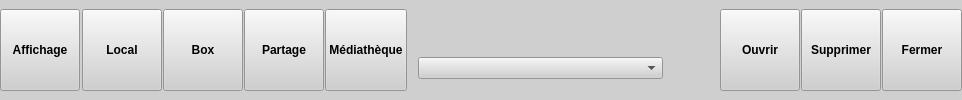
    <widget class="QFrame" name="frmCompletHaut">
     <property name="sizePolicy">
      <sizepolicy hsizetype="Preferred" vsizetype="Minimum">
       <horstretch>0</horstretch>
       <verstretch>0</verstretch>
      </sizepolicy>
     </property>
     <property name="minimumSize">
      <size>
       <width>30</width>
       <height>90</height>
      </size>
     </property>
     <property name="maximumSize">
      <size>
       <width>16777215</width>
       <height>16777215</height>
      </size>
     </property>
     <property name="styleSheet">
      <string notr="true">background-color:#cfcfcf;</string>
     </property>
     <property name="frameShape">
      <enum>QFrame::NoFrame</enum>
     </property>
     <property name="frameShadow">
      <enum>QFrame::Plain</enum>
     </property>
     <property name="lineWidth">
      <number>0</number>
     </property>
     <layout class="QGridLayout" name="gridLayout_8">
      <property name="leftMargin">
       <number>0</number>
      </property>
      <property name="topMargin">
       <number>0</number>
      </property>
      <property name="rightMargin">
       <number>0</number>
      </property>
      <property name="bottomMargin">
       <number>0</number>
      </property>
      <property name="horizontalSpacing">
       <number>1</number>
      </property>
      <property name="verticalSpacing">
       <number>0</number>
      </property>
      <item row="0" column="2">
       <widget class="QFrame" name="separationVH1">
        <property name="minimumSize">
         <size>
          <width>0</width>
          <height>0</height>
         </size>
        </property>
        <property name="maximumSize">
         <size>
          <width>3</width>
          <height>16777215</height>
         </size>
        </property>
        <property name="styleSheet">
         <string notr="true">background-color:#e5e6e1;</string>
        </property>
        <property name="frameShape">
         <enum>QFrame::NoFrame</enum>
        </property>
        <property name="frameShadow">
         <enum>QFrame::Raised</enum>
        </property>
       </widget>
      </item>
      <item row="0" column="8">
       <widget class="QFrame" name="separationVH2">
        <property name="minimumSize">
         <size>
          <width>0</width>
          <height>0</height>
         </size>
        </property>
        <property name="maximumSize">
         <size>
          <width>3</width>
          <height>16777215</height>
         </size>
        </property>
        <property name="styleSheet">
         <string notr="true">background-color:#e5e6e1;</string>
        </property>
        <property name="frameShape">
         <enum>QFrame::NoFrame</enum>
        </property>
        <property name="frameShadow">
         <enum>QFrame::Raised</enum>
        </property>
       </widget>
      </item>
      <item row="0" column="3">
       <widget class="AbulEduFlatBoutonV1" name="btnMonPC">
        <property name="sizePolicy">
         <sizepolicy hsizetype="Preferred" vsizetype="Preferred">
          <horstretch>0</horstretch>
          <verstretch>0</verstretch>
         </sizepolicy>
        </property>
        <property name="minimumSize">
         <size>
          <width>0</width>
          <height>0</height>
         </size>
        </property>
        <property name="maximumSize">
         <size>
          <width>120</width>
          <height>110</height>
         </size>
        </property>
        <property name="font">
         <font>
          <pointsize>9</pointsize>
          <weight>75</weight>
          <bold>true</bold>
         </font>
        </property>
        <property name="autoFillBackground">
         <bool>false</bool>
        </property>
        <property name="text">
         <string>Local</string>
        </property>
        <property name="checkable">
         <bool>true</bool>
        </property>
        <property name="autoExclusive">
         <bool>true</bool>
        </property>
        <property name="IconeNormale" stdset="0">
         <string notr="true">:/abuleduboxfilemanagerv1/disqueDur</string>
        </property>
        <property name="IconeSurvol" stdset="0">
         <string notr="true">:/abuleduboxfilemanagerv1/disqueDurHover</string>
        </property>
        <property name="IconePressed" stdset="0">
         <string notr="true">:/abuleduboxfilemanagerv1/disqueDurPressed</string>
        </property>
        <property name="IconeDisabled" stdset="0">
         <string notr="true">:/abuleduboxfilemanagerv1/disqueDurDisabled</string>
        </property>
        <property name="BackgroundAlignment" stdset="0">
         <string notr="true">center top</string>
        </property>
        <property name="TextePaddingLeft" stdset="0">
         <double>-5.000000000000000</double>
        </property>
        <property name="TextePaddingRight" stdset="0">
         <double>-10.000000000000000</double>
        </property>
        <property name="AbeFlatBoutonFontSize" stdset="0">
         <number>10</number>
        </property>
        <property name="CouleurTexteNormale" stdset="0">
         <color>
          <red>255</red>
          <green>255</green>
          <blue>255</blue>
         </color>
        </property>
        <property name="CouleurTexteSurvol" stdset="0">
         <color>
          <red>170</red>
          <green>170</green>
          <blue>170</blue>
         </color>
        </property>
        <property name="CouleurTextePressed" stdset="0">
         <color>
          <red>140</red>
          <green>140</green>
          <blue>140</blue>
         </color>
        </property>
        <property name="CouleurTexteDisabled" stdset="0">
         <color>
          <red>230</red>
          <green>230</green>
          <blue>230</blue>
         </color>
        </property>
       </widget>
      </item>
      <item row="0" column="10">
       <widget class="QFrame" name="frmRecherche">
        <property name="maximumSize">
         <size>
          <width>16777215</width>
          <height>82</height>
         </size>
        </property>
        <property name="styleSheet">
         <string notr="true"/>
        </property>
        <layout class="QGridLayout" name="gl_recherche">
         <property name="verticalSpacing">
          <number>12</number>
         </property>
         <item row="0" column="0">
          <widget class="QLineEdit" name="leRecherche">
           <property name="sizePolicy">
            <sizepolicy hsizetype="Preferred" vsizetype="Fixed">
             <horstretch>0</horstretch>
             <verstretch>0</verstretch>
            </sizepolicy>
           </property>
           <property name="minimumSize">
            <size>
             <width>0</width>
             <height>0</height>
            </size>
           </property>
           <property name="styleSheet">
            <string notr="true">padding: 0 0 0 25px;
background: url(:/abuleduboxfilemanagerv1/loupe) no-repeat left;
height: 25px;
border-radius: 5px;
width: 220px;
</string>
           </property>
          </widget>
         </item>
         <item row="0" column="1">
          <widget class="AbulEduFlatBoutonV1" name="btnRechercher">
           <property name="minimumSize">
            <size>
             <width>0</width>
             <height>0</height>
            </size>
           </property>
           <property name="maximumSize">
            <size>
             <width>40</width>
             <height>40</height>
            </size>
           </property>
           <property name="text">
            <string/>
           </property>
           <property name="flat">
            <bool>true</bool>
           </property>
           <property name="IconeNormale" stdset="0">
            <string notr="true">:/abuleduboxfilemanagerv1/go</string>
           </property>
           <property name="IconeSurvol" stdset="0">
            <string notr="true">:/abuleduboxfilemanagerv1/goHover</string>
           </property>
           <property name="IconePressed" stdset="0">
            <string notr="true">:/abuleduboxfilemanagerv1/goPressed</string>
           </property>
           <property name="IconeDisabled" stdset="0">
            <string notr="true">:/abuleduboxfilemanagerv1/goDisabled</string>
           </property>
          </widget>
         </item>
         <item row="2" column="0">
          <widget class="QComboBox" name="cbChoixAppliImporter">
           <property name="minimumSize">
            <size>
             <width>0</width>
             <height>0</height>
            </size>
           </property>
           <property name="insertPolicy">
            <enum>QComboBox::InsertAlphabetically</enum>
           </property>
           <property name="sizeAdjustPolicy">
            <enum>QComboBox::AdjustToMinimumContentsLength</enum>
           </property>
          </widget>
         </item>
        </layout>
       </widget>
      </item>
      <item row="0" column="4">
       <widget class="AbulEduFlatBoutonV1" name="btnBoxPerso">
        <property name="sizePolicy">
         <sizepolicy hsizetype="Preferred" vsizetype="Preferred">
          <horstretch>0</horstretch>
          <verstretch>0</verstretch>
         </sizepolicy>
        </property>
        <property name="minimumSize">
         <size>
          <width>0</width>
          <height>0</height>
         </size>
        </property>
        <property name="maximumSize">
         <size>
          <width>120</width>
          <height>110</height>
         </size>
        </property>
        <property name="font">
         <font>
          <pointsize>9</pointsize>
          <weight>75</weight>
          <bold>true</bold>
         </font>
        </property>
        <property name="cursor">
         <cursorShape>PointingHandCursor</cursorShape>
        </property>
        <property name="autoFillBackground">
         <bool>false</bool>
        </property>
        <property name="text">
         <string>Box</string>
        </property>
        <property name="checkable">
         <bool>true</bool>
        </property>
        <property name="autoExclusive">
         <bool>true</bool>
        </property>
        <property name="flat">
         <bool>false</bool>
        </property>
        <property name="IconeNormale" stdset="0">
         <string notr="true">:/abuleduboxfilemanagerv1/box</string>
        </property>
        <property name="IconeSurvol" stdset="0">
         <string notr="true">:/abuleduboxfilemanagerv1/boxHover</string>
        </property>
        <property name="IconePressed" stdset="0">
         <string notr="true">:/abuleduboxfilemanagerv1/boxPressed</string>
        </property>
        <property name="IconeDisabled" stdset="0">
         <string notr="true">:/abuleduboxfilemanagerv1/boxDisabled</string>
        </property>
        <property name="BackgroundAlignment" stdset="0">
         <string notr="true">center top</string>
        </property>
        <property name="TextePaddingLeft" stdset="0">
         <double>-5.000000000000000</double>
        </property>
        <property name="TextePaddingRight" stdset="0">
         <double>-10.000000000000000</double>
        </property>
        <property name="AbeFlatBoutonFontSize" stdset="0">
         <number>10</number>
        </property>
        <property name="CouleurTexteNormale" stdset="0">
         <color>
          <red>255</red>
          <green>255</green>
          <blue>255</blue>
         </color>
        </property>
        <property name="CouleurTexteSurvol" stdset="0">
         <color>
          <red>170</red>
          <green>170</green>
          <blue>170</blue>
         </color>
        </property>
        <property name="CouleurTextePressed" stdset="0">
         <color>
          <red>140</red>
          <green>140</green>
          <blue>140</blue>
         </color>
        </property>
        <property name="CouleurTexteDisabled" stdset="0">
         <color>
          <red>230</red>
          <green>230</green>
          <blue>230</blue>
         </color>
        </property>
       </widget>
      </item>
      <item row="0" column="13">
       <widget class="AbulEduFlatBoutonV1" name="btnOuvrir">
        <property name="sizePolicy">
         <sizepolicy hsizetype="Preferred" vsizetype="Preferred">
          <horstretch>0</horstretch>
          <verstretch>0</verstretch>
         </sizepolicy>
        </property>
        <property name="minimumSize">
         <size>
          <width>0</width>
          <height>0</height>
         </size>
        </property>
        <property name="maximumSize">
         <size>
          <width>120</width>
          <height>110</height>
         </size>
        </property>
        <property name="font">
         <font>
          <pointsize>9</pointsize>
          <weight>75</weight>
          <bold>true</bold>
         </font>
        </property>
        <property name="cursor">
         <cursorShape>PointingHandCursor</cursorShape>
        </property>
        <property name="autoFillBackground">
         <bool>false</bool>
        </property>
        <property name="text">
         <string>Ouvrir</string>
        </property>
        <property name="flat">
         <bool>false</bool>
        </property>
        <property name="IconeNormale" stdset="0">
         <string notr="true">:/abuleduboxfilemanagerv1/ouvrir</string>
        </property>
        <property name="IconeSurvol" stdset="0">
         <string notr="true">:/abuleduboxfilemanagerv1/ouvrirHover</string>
        </property>
        <property name="IconePressed" stdset="0">
         <string notr="true">:/abuleduboxfilemanagerv1/ouvrirPressed</string>
        </property>
        <property name="IconeDisabled" stdset="0">
         <string notr="true">:/abuleduboxfilemanagerv1/ouvrirDisabled</string>
        </property>
        <property name="BackgroundAlignment" stdset="0">
         <string notr="true">center top</string>
        </property>
        <property name="TextePaddingLeft" stdset="0">
         <double>-5.000000000000000</double>
        </property>
        <property name="TextePaddingRight" stdset="0">
         <double>-10.000000000000000</double>
        </property>
        <property name="TextePaddingBottom" stdset="0">
         <double>10.000000000000000</double>
        </property>
        <property name="AbeFlatBoutonFontSize" stdset="0">
         <number>10</number>
        </property>
        <property name="CouleurTexteNormale" stdset="0">
         <color>
          <red>255</red>
          <green>255</green>
          <blue>255</blue>
         </color>
        </property>
        <property name="CouleurTexteSurvol" stdset="0">
         <color>
          <red>170</red>
          <green>170</green>
          <blue>170</blue>
         </color>
        </property>
        <property name="CouleurTextePressed" stdset="0">
         <color>
          <red>140</red>
          <green>140</green>
          <blue>140</blue>
         </color>
        </property>
        <property name="CouleurTexteDisabled" stdset="0">
         <color>
          <red>230</red>
          <green>230</green>
          <blue>230</blue>
         </color>
        </property>
       </widget>
      </item>
      <item row="0" column="0">
       <widget class="AbulEduFlatBoutonV1" name="btnChangeAffichage">
        <property name="sizePolicy">
         <sizepolicy hsizetype="Preferred" vsizetype="Preferred">
          <horstretch>0</horstretch>
          <verstretch>0</verstretch>
         </sizepolicy>
        </property>
        <property name="minimumSize">
         <size>
          <width>0</width>
          <height>0</height>
         </size>
        </property>
        <property name="maximumSize">
         <size>
          <width>120</width>
          <height>110</height>
         </size>
        </property>
        <property name="font">
         <font>
          <pointsize>9</pointsize>
          <weight>75</weight>
          <bold>true</bold>
         </font>
        </property>
        <property name="cursor">
         <cursorShape>PointingHandCursor</cursorShape>
        </property>
        <property name="autoFillBackground">
         <bool>false</bool>
        </property>
        <property name="text">
         <string>Affichage</string>
        </property>
        <property name="flat">
         <bool>false</bool>
        </property>
        <property name="IconeNormale" stdset="0">
         <string notr="true">:/abuleduboxfilemanagerv1/affichageComplet</string>
        </property>
        <property name="IconeSurvol" stdset="0">
         <string notr="true">:/abuleduboxfilemanagerv1/affichageCompletHover</string>
        </property>
        <property name="IconePressed" stdset="0">
         <string notr="true">:/abuleduboxfilemanagerv1/affichageCompletPressed</string>
        </property>
        <property name="IconeDisabled" stdset="0">
         <string notr="true">:/abuleduboxfilemanagerv1/affichageCompletDisabled</string>
        </property>
        <property name="TextePaddingLeft" stdset="0">
         <double>-5.000000000000000</double>
        </property>
        <property name="TextePaddingRight" stdset="0">
         <double>-10.000000000000000</double>
        </property>
        <property name="AbeFlatBoutonFontSize" stdset="0">
         <number>10</number>
        </property>
        <property name="CouleurTexteNormale" stdset="0">
         <color>
          <red>255</red>
          <green>255</green>
          <blue>255</blue>
         </color>
        </property>
        <property name="CouleurTexteSurvol" stdset="0">
         <color>
          <red>170</red>
          <green>170</green>
          <blue>170</blue>
         </color>
        </property>
        <property name="CouleurTextePressed" stdset="0">
         <color>
          <red>140</red>
          <green>140</green>
          <blue>140</blue>
         </color>
        </property>
        <property name="CouleurTexteDisabled" stdset="0">
         <color>
          <red>230</red>
          <green>230</green>
          <blue>230</blue>
         </color>
        </property>
       </widget>
      </item>
      <item row="0" column="15">
       <widget class="AbulEduFlatBoutonV1" name="btnFermer">
        <property name="sizePolicy">
         <sizepolicy hsizetype="Preferred" vsizetype="Preferred">
          <horstretch>0</horstretch>
          <verstretch>0</verstretch>
         </sizepolicy>
        </property>
        <property name="minimumSize">
         <size>
          <width>0</width>
          <height>0</height>
         </size>
        </property>
        <property name="maximumSize">
         <size>
          <width>120</width>
          <height>110</height>
         </size>
        </property>
        <property name="font">
         <font>
          <pointsize>9</pointsize>
          <weight>75</weight>
          <bold>true</bold>
         </font>
        </property>
        <property name="cursor">
         <cursorShape>PointingHandCursor</cursorShape>
        </property>
        <property name="text">
         <string>Fermer</string>
        </property>
        <property name="IconeNormale" stdset="0">
         <string notr="true">:/abuleduboxfilemanagerv1/quitter</string>
        </property>
        <property name="IconeSurvol" stdset="0">
         <string notr="true">:/abuleduboxfilemanagerv1/quitterHover</string>
        </property>
        <property name="IconePressed" stdset="0">
         <string notr="true">:/abuleduboxfilemanagerv1/quitterPressed</string>
        </property>
        <property name="IconeDisabled" stdset="0">
         <string notr="true">:/abuleduboxfilemanagerv1/quitterDisabled</string>
        </property>
        <property name="BackgroundAlignment" stdset="0">
         <string notr="true">center top</string>
        </property>
        <property name="TextePaddingLeft" stdset="0">
         <double>-5.000000000000000</double>
        </property>
        <property name="TextePaddingRight" stdset="0">
         <double>-10.000000000000000</double>
        </property>
        <property name="TextePaddingBottom" stdset="0">
         <double>10.000000000000000</double>
        </property>
        <property name="AbeFlatBoutonFontSize" stdset="0">
         <number>10</number>
        </property>
        <property name="CouleurTexteNormale" stdset="0">
         <color>
          <red>255</red>
          <green>255</green>
          <blue>255</blue>
         </color>
        </property>
        <property name="CouleurTexteSurvol" stdset="0">
         <color>
          <red>170</red>
          <green>170</green>
          <blue>170</blue>
         </color>
        </property>
        <property name="CouleurTextePressed" stdset="0">
         <color>
          <red>140</red>
          <green>140</green>
          <blue>140</blue>
         </color>
        </property>
        <property name="CouleurTexteDisabled" stdset="0">
         <color>
          <red>230</red>
          <green>230</green>
          <blue>230</blue>
         </color>
        </property>
       </widget>
      </item>
      <item row="0" column="11">
       <widget class="QFrame" name="separationVH3">
        <property name="minimumSize">
         <size>
          <width>0</width>
          <height>0</height>
         </size>
        </property>
        <property name="maximumSize">
         <size>
          <width>3</width>
          <height>16777215</height>
         </size>
        </property>
        <property name="styleSheet">
         <string notr="true">background-color:#e5e6e1;</string>
        </property>
        <property name="frameShape">
         <enum>QFrame::NoFrame</enum>
        </property>
        <property name="frameShadow">
         <enum>QFrame::Raised</enum>
        </property>
       </widget>
      </item>
      <item row="0" column="5">
       <widget class="AbulEduFlatBoutonV1" name="btnBoxPartagee">
        <property name="sizePolicy">
         <sizepolicy hsizetype="Preferred" vsizetype="Preferred">
          <horstretch>0</horstretch>
          <verstretch>0</verstretch>
         </sizepolicy>
        </property>
        <property name="minimumSize">
         <size>
          <width>0</width>
          <height>0</height>
         </size>
        </property>
        <property name="maximumSize">
         <size>
          <width>120</width>
          <height>110</height>
         </size>
        </property>
        <property name="font">
         <font>
          <pointsize>9</pointsize>
          <weight>75</weight>
          <bold>true</bold>
         </font>
        </property>
        <property name="cursor">
         <cursorShape>PointingHandCursor</cursorShape>
        </property>
        <property name="autoFillBackground">
         <bool>false</bool>
        </property>
        <property name="text">
         <string>Partage</string>
        </property>
        <property name="checkable">
         <bool>true</bool>
        </property>
        <property name="autoExclusive">
         <bool>true</bool>
        </property>
        <property name="flat">
         <bool>false</bool>
        </property>
        <property name="IconeNormale" stdset="0">
         <string notr="true">:/abuleduboxfilemanagerv1/boxes</string>
        </property>
        <property name="IconeSurvol" stdset="0">
         <string notr="true">:/abuleduboxfilemanagerv1/boxesHover</string>
        </property>
        <property name="IconePressed" stdset="0">
         <string notr="true">:/abuleduboxfilemanagerv1/boxesPressed</string>
        </property>
        <property name="IconeDisabled" stdset="0">
         <string notr="true">:/abuleduboxfilemanagerv1/boxesDisabled</string>
        </property>
        <property name="BackgroundAlignment" stdset="0">
         <string notr="true">center top</string>
        </property>
        <property name="TextePaddingLeft" stdset="0">
         <double>-5.000000000000000</double>
        </property>
        <property name="TextePaddingRight" stdset="0">
         <double>-10.000000000000000</double>
        </property>
        <property name="AbeFlatBoutonFontSize" stdset="0">
         <number>10</number>
        </property>
        <property name="CouleurTexteNormale" stdset="0">
         <color>
          <red>255</red>
          <green>255</green>
          <blue>255</blue>
         </color>
        </property>
        <property name="CouleurTexteSurvol" stdset="0">
         <color>
          <red>170</red>
          <green>170</green>
          <blue>170</blue>
         </color>
        </property>
        <property name="CouleurTextePressed" stdset="0">
         <color>
          <red>140</red>
          <green>140</green>
          <blue>140</blue>
         </color>
        </property>
        <property name="CouleurTexteDisabled" stdset="0">
         <color>
          <red>230</red>
          <green>230</green>
          <blue>230</blue>
         </color>
        </property>
       </widget>
      </item>
      <item row="0" column="6">
       <widget class="AbulEduFlatBoutonV1" name="btnMediatheque">
        <property name="sizePolicy">
         <sizepolicy hsizetype="Preferred" vsizetype="Preferred">
          <horstretch>0</horstretch>
          <verstretch>0</verstretch>
         </sizepolicy>
        </property>
        <property name="minimumSize">
         <size>
          <width>0</width>
          <height>0</height>
         </size>
        </property>
        <property name="maximumSize">
         <size>
          <width>120</width>
          <height>110</height>
         </size>
        </property>
        <property name="font">
         <font>
          <pointsize>9</pointsize>
          <weight>75</weight>
          <bold>true</bold>
         </font>
        </property>
        <property name="cursor">
         <cursorShape>PointingHandCursor</cursorShape>
        </property>
        <property name="text">
         <string>Médiathèque</string>
        </property>
        <property name="checkable">
         <bool>true</bool>
        </property>
        <property name="autoExclusive">
         <bool>true</bool>
        </property>
        <property name="IconeNormale" stdset="0">
         <string notr="true">:/abuleduboxfilemanagerv1/mediatheque</string>
        </property>
        <property name="IconeSurvol" stdset="0">
         <string notr="true">:/abuleduboxfilemanagerv1/mediathequeHover</string>
        </property>
        <property name="IconePressed" stdset="0">
         <string notr="true">:/abuleduboxfilemanagerv1/mediathequePressed</string>
        </property>
        <property name="IconeDisabled" stdset="0">
         <string notr="true">:/abuleduboxfilemanagerv1/mediathequePressedDisabled</string>
        </property>
        <property name="BackgroundAlignment" stdset="0">
         <string notr="true">center top</string>
        </property>
        <property name="TextePaddingLeft" stdset="0">
         <double>-5.000000000000000</double>
        </property>
        <property name="TextePaddingRight" stdset="0">
         <double>-10.000000000000000</double>
        </property>
        <property name="TextePaddingBottom" stdset="0">
         <double>10.000000000000000</double>
        </property>
        <property name="AbeFlatBoutonFontSize" stdset="0">
         <number>10</number>
        </property>
        <property name="CouleurTexteNormale" stdset="0">
         <color>
          <red>255</red>
          <green>255</green>
          <blue>255</blue>
         </color>
        </property>
        <property name="CouleurTexteSurvol" stdset="0">
         <color>
          <red>170</red>
          <green>170</green>
          <blue>170</blue>
         </color>
        </property>
        <property name="CouleurTextePressed" stdset="0">
         <color>
          <red>140</red>
          <green>140</green>
          <blue>140</blue>
         </color>
        </property>
        <property name="CouleurTexteDisabled" stdset="0">
         <color>
          <red>230</red>
          <green>230</green>
          <blue>230</blue>
         </color>
        </property>
       </widget>
      </item>
      <item row="0" column="14">
       <widget class="AbulEduFlatBoutonV1" name="btnSupprimer">
        <property name="sizePolicy">
         <sizepolicy hsizetype="Preferred" vsizetype="Preferred">
          <horstretch>0</horstretch>
          <verstretch>0</verstretch>
         </sizepolicy>
        </property>
        <property name="minimumSize">
         <size>
          <width>0</width>
          <height>0</height>
         </size>
        </property>
        <property name="maximumSize">
         <size>
          <width>120</width>
          <height>110</height>
         </size>
        </property>
        <property name="font">
         <font>
          <pointsize>9</pointsize>
          <weight>75</weight>
          <bold>true</bold>
         </font>
        </property>
        <property name="cursor">
         <cursorShape>PointingHandCursor</cursorShape>
        </property>
        <property name="text">
         <string>Supprimer</string>
        </property>
        <property name="IconeNormale" stdset="0">
         <string notr="true">:/abuleduboxfilemanagerv1/supprimer</string>
        </property>
        <property name="IconeSurvol" stdset="0">
         <string notr="true">:/abuleduboxfilemanagerv1/supprimerHover</string>
        </property>
        <property name="IconePressed" stdset="0">
         <string notr="true">:/abuleduboxfilemanagerv1/supprimerPressed</string>
        </property>
        <property name="IconeDisabled" stdset="0">
         <string notr="true">:/abuleduboxfilemanagerv1/supprimerDisabled</string>
        </property>
        <property name="BackgroundAlignment" stdset="0">
         <string notr="true">center top</string>
        </property>
        <property name="TextePaddingLeft" stdset="0">
         <double>-5.000000000000000</double>
        </property>
        <property name="TextePaddingRight" stdset="0">
         <double>-10.000000000000000</double>
        </property>
        <property name="TextePaddingBottom" stdset="0">
         <double>10.000000000000000</double>
        </property>
        <property name="AbeFlatBoutonFontSize" stdset="0">
         <number>10</number>
        </property>
        <property name="CouleurTexteNormale" stdset="0">
         <color>
          <red>255</red>
          <green>255</green>
          <blue>255</blue>
         </color>
        </property>
        <property name="CouleurTexteSurvol" stdset="0">
         <color>
          <red>170</red>
          <green>170</green>
          <blue>170</blue>
         </color>
        </property>
        <property name="CouleurTextePressed" stdset="0">
         <color>
          <red>140</red>
          <green>140</green>
          <blue>140</blue>
         </color>
        </property>
        <property name="CouleurTexteDisabled" stdset="0">
         <color>
          <red>230</red>
          <green>230</green>
          <blue>230</blue>
         </color>
        </property>
       </widget>
      </item>
     </layout>
    </widget>
